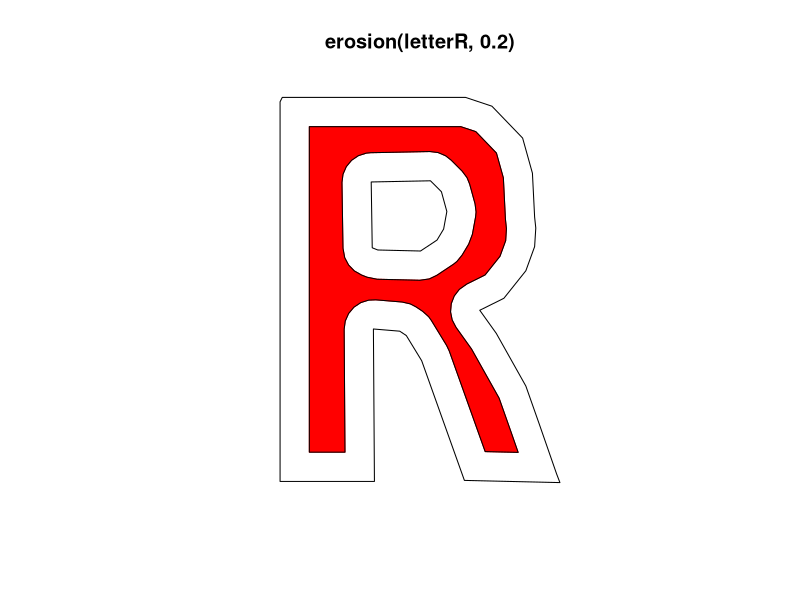

The R source for this figure:
library(spatstat)


### Name: erosion
### Title: Morphological Erosion by a Disc
### Aliases: erosion erosion.owin erosion.ppp erosion.psp
### Keywords: spatial math

### ** Examples

  plot(letterR, main="erosion(letterR, 0.2)")
  plot(erosion(letterR, 0.2), add=TRUE, col="red")
